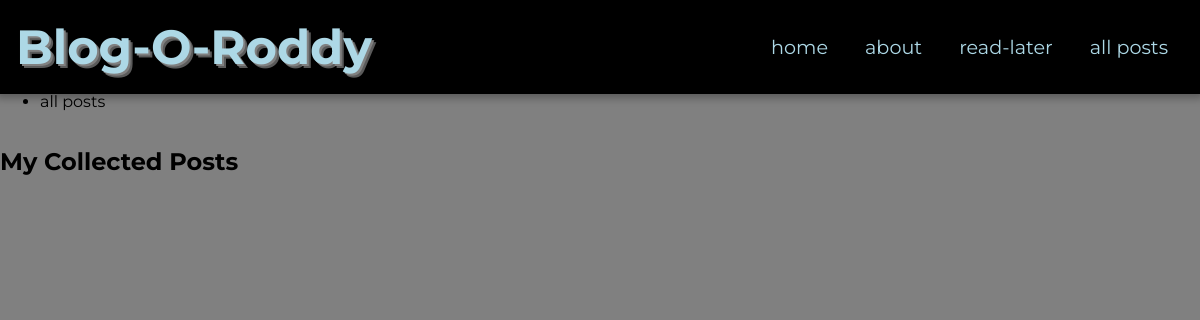
/posts/, run on an earlier commit of the app's database.
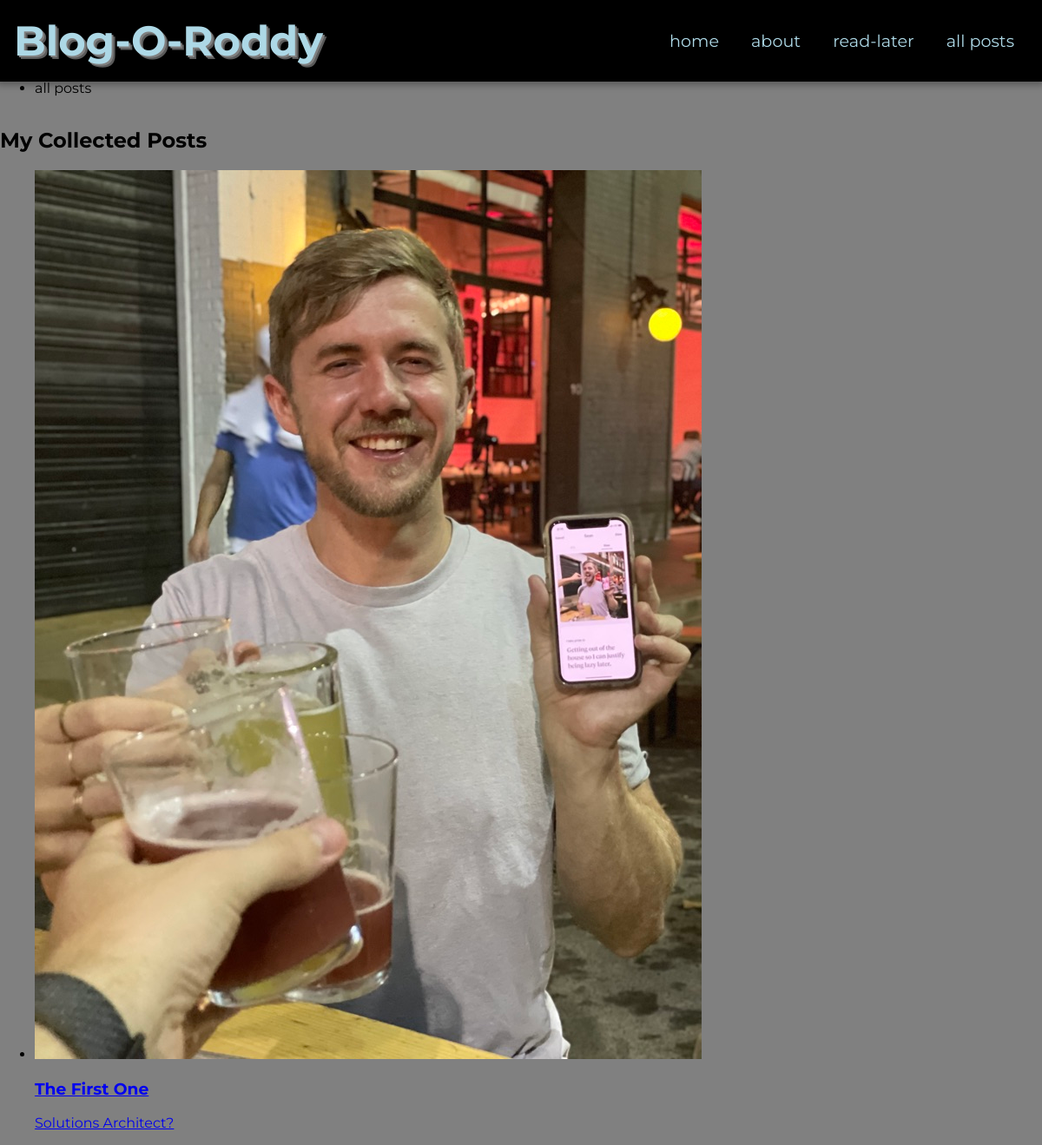
And on a later commit of the database.
### poster/models.py (models this page shows, shortened)
class Post(models.Model):
    title = models.CharField(max_length=200)
    excerpt = models.CharField(max_length=300)
    image = models.ImageField(upload_to="posts", null=True)
    date = models.DateField(auto_now=True)
    slug = models.SlugField(unique=True)
    content = models.TextField(validators=[MinLengthValidator(10)])
    author = models.ForeignKey(Author, on_delete=models.SET_NULL, null=True, related_name="posts")
    tags = models.ManyToManyField(Tag)

### poster/views.py (the view)
# urls.py: path("posts/", views.IndexView.as_view(), name="index"),
class IndexView(ListView):
    template_name = "poster/index.html"
    model = Post
    ordering = ["-date"]
    context_object_name = "posts"

### poster/templates/poster/index.html (shortened to what this page needs)
{% extends 'base.html' %}
{% load static %}
{% block content %}
<section id='all-posts'>
    <h2>My Collected Posts</h2>
    <ul>
        {% for post in posts %}
            {% include 'poster/partials/post.html' %}
        {% endfor %}
    </ul>
</section>
{% endblock  %}

### templates/base.html (shortened to what this page needs)
{% load static %}
<!DOCTYPE html>
<html lang="en">
  <head>
    <link
      rel="stylesheet"
      href="https://use.fontawesome.com/releases/v5.6.3/css/all.css"
    />
    <link rel="stylesheet" href='{% static 'poster/base.css' %}' />
  </head>
  <body>
    <header>
      <nav class="active">
        <h1>Blog-O-Roddy</h1>
        <ul>
          <li>home</li>
          <li>about</li>
          <li>read-later</li>
          <li>all posts</li>
        </ul>
      </nav>
      <aside class="hide-aside">
        <ul>
          <li></li>
          <li>home</li>
          <li>about</li>
          <li>read-later</li>
          <li>all posts</li>
        </ul>
      </aside>
    </header>
    {% block content %}{% endblock content %}
  </body>
</html>

### poster/templates/poster/partials/post.html
<li>
    <article class="post">
      <a href="{% url 'details' post.slug %}">
        <img src="{{ post.image.url }}" alt="{{posts.title}}" />
        <div class="post__content">
          <h3>{{ post.title }}</h3>
          <p>
            {{post.excerpt}}
          </p>
        </div>
      </a>
    </article>
  </li>

### poster/static/poster/base.css (style rules this page uses)
html, body { height: 100%; }
body { margin: 0; display: flex; flex-direction: column; font-family: "Montserrat", sans-serif; background: grey; }
nav { display: flex; justify-content: space-between; align-items: center; position: fixed; width: 100%; background: black; box-shadow: 0 0 8px 4px rgba(0,0,0,0.3); box-sizing: border-box; padding: 16px; color: lightblue; transition: all 0.3s ease; transform: translateY(-100px); }
.active { transform: translateY(0); }
nav > h1 { margin: 0; font-size: 3rem; text-shadow: 2px 2px 0px grey, 4px 4px 0px rgba(225, 225, 225, 0.4); transition: all 0.5s ease; }
nav > ul { list-style-type: none; padding: 0; font-size: 1.2rem; }
nav > ul > li { display: inline-block; padding: 0 1rem; position: relative; cursor: pointer; }
nav > ul > li::after { position: absolute; left: 0; bottom: -16px; opacity: 0; content: ''; height: 4px; width: 100%; background: black; transition: all 0.3s ease; }
nav > ul > li::before { position: absolute; left: calc(50% - 8px); bottom: -16px; opacity: 0; content: ''; background: black; height: 16px; width: 0px; clip-path: polygon(50% 33%, 100% 100%, 0 100%); -webkit-clip-path: polygon(50% 33%, 100% 100%, 0 100%); transition: all 0.3s ease; }

What changed in the data, as far as the page shows it:
added Post: image (picture), title "The First One", excerpt "Solutions Architect?"
